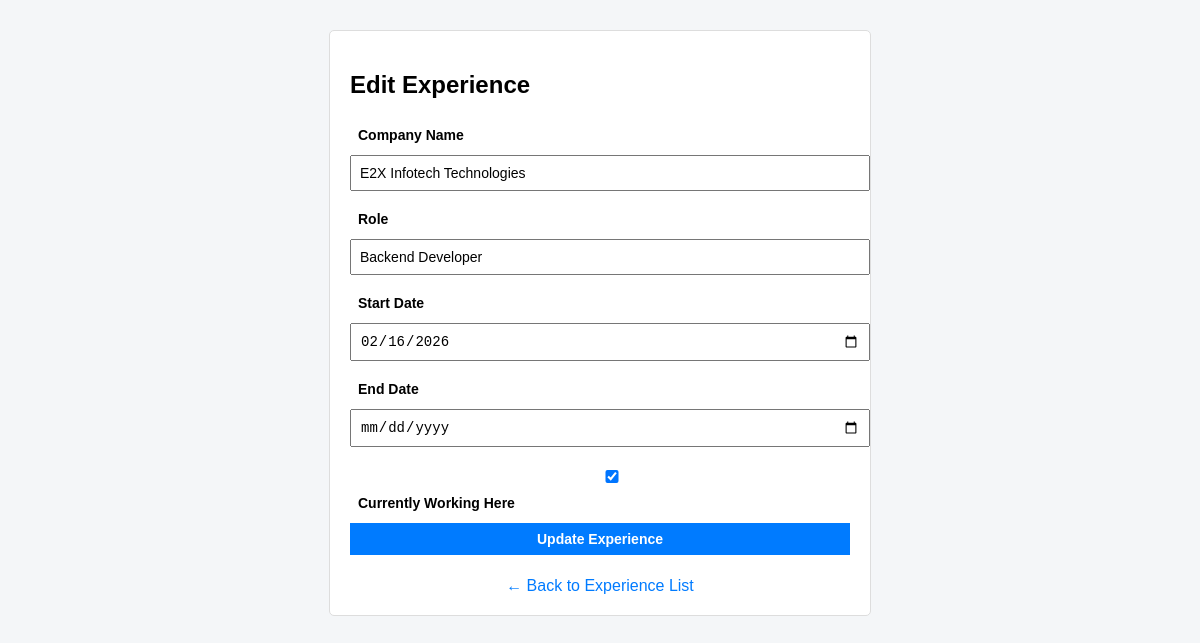
Page /admin/experience_edit.php?id=3 (signed in) on the committed database.
### tables this page shows
CREATE TABLE IF NOT EXISTS `experience` (
  `id` int NOT NULL AUTO_INCREMENT,
  `company_name` varchar(150) DEFAULT NULL,
  `role` varchar(100) DEFAULT NULL,
  `start_date` date DEFAULT NULL,
  `end_date` date DEFAULT NULL,
  `description` text,
  `is_current` tinyint(1) DEFAULT '0',
  PRIMARY KEY (`id`)
);

### admin/experience_edit.php (the view, shortened to what this page needs)
<?php
require "db.php";
$id = $_GET['id'] ?? 0;
$stmt = $pdo->prepare("SELECT * FROM experience WHERE id=?");
$stmt->execute([$id]);
$exp = $stmt->fetch();
?>
<!DOCTYPE html>
<html>
<head>
</head>
<body>
<div class="box">
    <h2>Edit Experience</h2>
    <form method="post">
        <label>Company Name</label>
        <input name="company_name"
               value="<?= htmlspecialchars($exp['company_name']) ?>" required>
        <label>Role</label>
        <input name="role"
               value="<?= htmlspecialchars($exp['role']) ?>" required>
        <label>Start Date</label>
        <input type="date" name="start_date"
               value="<?= $exp['start_date'] ?>" required>
        <label>End Date</label>
        <input type="date" name="end_date"
               value="<?= $exp['end_date'] ?>">
        <label>
            <input type="checkbox" name="is_current"
                   <?= $exp['is_current'] ? "checked" : "" ?>>
            Currently Working Here
        </label>
        <button name="update">Update Experience</button>
    </form>
    <a href="experience_list.php">← Back to Experience List</a>
</div>
</body>
</html>

### admin/experience_edit.php (style rules this page uses)
body { font-family: Arial; background:#f4f6f8; }
.box { width:500px; margin:30px auto; background:#fff; padding:20px; border:1px solid #ddd; border-radius:5px; }
input, label, button { width:100%; padding:8px; margin-bottom:12px; font-size:14px; }
button { background:#007bff; color:#fff; border:none; cursor:pointer; font-weight:bold; }
label { font-weight:bold; margin-bottom:4px; display:block; }
a { display:block; text-align:center; text-decoration:none; color:#007bff; margin-top:10px; }

### rows in the picture
experience: company_name "E2X Infotech Technologies", role "Backend Developer", start_date "02/16/2026", is_current "☑"
